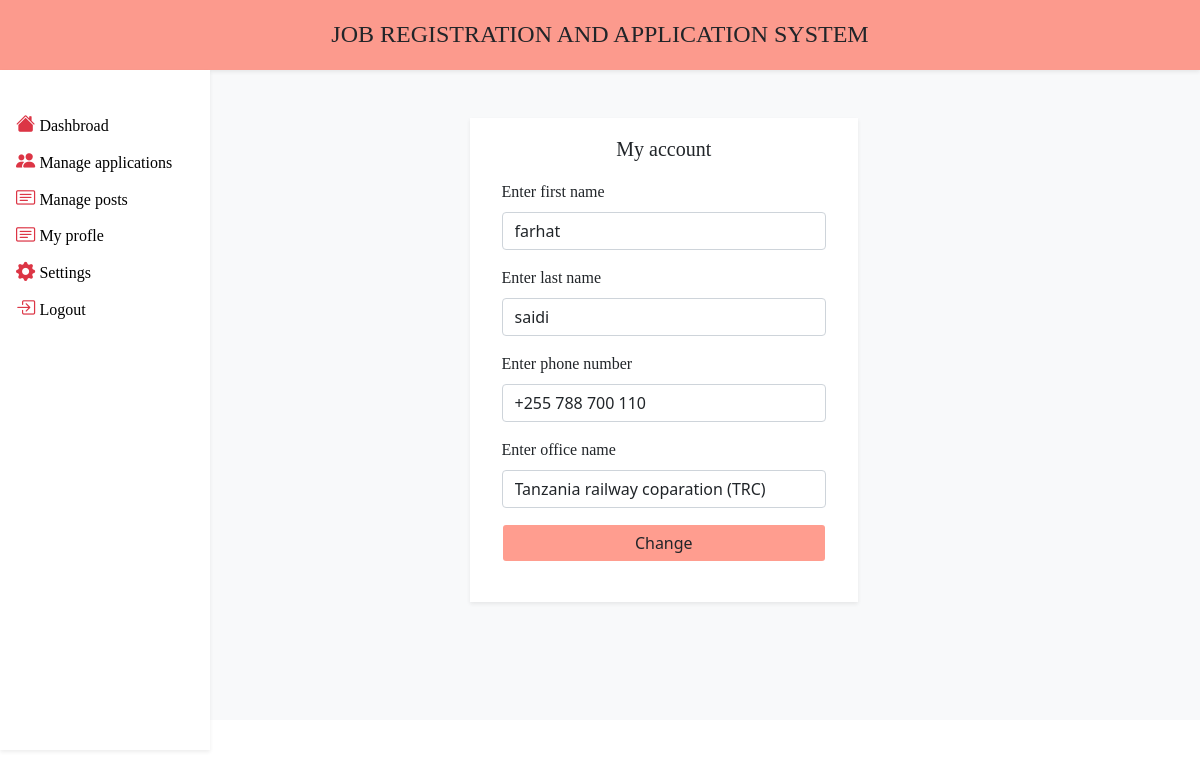
Page /organization/myPrfile.php (signed in) on the committed database.
### tables this page shows
CREATE TABLE `organization` (
  `id` int(11) NOT NULL,
  `email` varchar(35) NOT NULL,
  `firstName` varchar(30) NOT NULL,
  `lastName` varchar(25) NOT NULL,
  `phoneNumber` varchar(20) NOT NULL,
  `officeName` varchar(50) NOT NULL
);

### organization/myPrfile.php (the view, shortened to what this page needs)
<?php include_once "topHeader.php"; ?>
<div class='container-fluid mt-5'>
                    <div class="row">
                        <div class="col-md-3"></div>
                        <div class="col-md-5">
                            <div class="card border-0 shadow-sm rounded-0">
                                <div class="card-body">
                                         <p class="lead text-center font-f">My account</p>
                                         <form action="../app/orgHandler.php" class='px-3' method="post">
                                            <div class="input-group mb-2">
                                                <label class='font-f'>Enter first name </label>
                                            </div>
                                            <div class="input-group mb-3">
                                                <input type="text" class="form-control rounded-1" name="first"   value="<?php echo $profile['firstName']; ?>"/>
                                            </div>
                                            <div class="input-group mb-2">
                                                <label  class='font-f'> Enter last name </label>
                                            </div>
                                            <div class="input-group mb-3">
                                                <input type="text" name="last" class="form-control rounded-1"  value="<?php echo $profile['lastName']; ?>"  />
                                            </div>
                                            <div class="input-group mb-2">
                                                <label class='font-f'> Enter phone number</label>
                                            </div>
                                            <div class="input-group mb-3">
                                                <input type="tel" name="phone" class="form-control rounded-1" value="<?php echo $profile['phoneNumber']; ?>"  />
                                            </div>
                                            <div class="input-group mb-2">
                                                <label class='font-f'> Enter office name</label>
                                            </div>
                                            <div class="input-group mb-3">
                                                <input type="text" name="office" class="form-control rounded-1"  value="<?php echo $profile['officeName']; ?>"  />
                                            </div>
                                            <div class="input-group mb-4">
                                                <input type="submit" name="updateOrg" class="form-control btn bg-info-2 rounded-1" value='Change' style="background-color:rgba(255, 93, 69, 0.6);"/>
                                            </div>
                                        </form>
                                </div>
                            </div>
                        </div>
                    </div>
                </div>

### assets/css/style.css (style rules this page uses)
.bg-info-2 { background-color:rgba(255, 93, 69, 0.6); }
.font-f { font-family: initial; }

### rows in the picture
organization: first "farhat", last "saidi", phone "+255 788 700 110", office "Tanzania railway coparation (TRC)"
